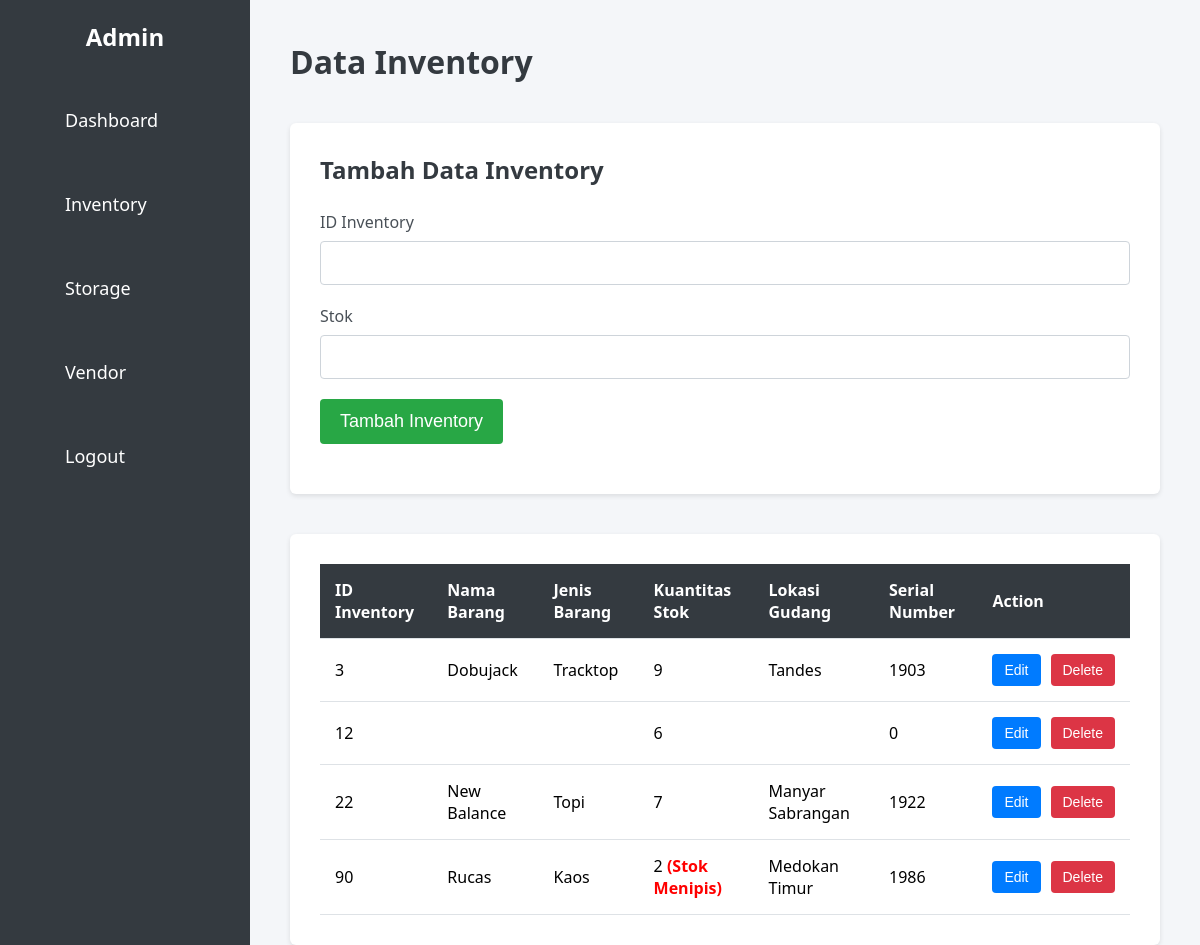
The page /inventory.php on the database its author committed.
### tables this page shows
CREATE TABLE `inventory` (
  `id_inventory` int(15) NOT NULL,
  `nama_barang` varchar(30) NOT NULL,
  `jenis_barang` varchar(30) NOT NULL,
  `kuantitas_stok` varchar(30) NOT NULL,
  `lokasi_gudang` varchar(30) NOT NULL,
  `serial_number` int(30) NOT NULL
);

### inventory.php (the view, shortened to what this page needs)
<?php
include 'koneksi.php';
?>
<!DOCTYPE html>
<html lang="en">
<head>
    <link rel="stylesheet" href="Dasboard.css">
    <div class="sidebar">
        <h2>Admin</h2>
        <ul>
            <li><a href="Dasboard.php"><i class="fas fa-tachometer-alt"></i> Dashboard</a></li>
            <li><a href="inventory.php"><i class="fas fa-chalkboard-teacher"></i> Inventory</a></li>
            <li><a href="storage.php"><i class="fas fa-building"></i> Storage</a></li>
            <li><a href="vendor.php"><i class="fas fa-user-graduate"></i> Vendor</a></li>
            <li><a href="logout.php"><i class="fas fa-user-graduate"></i> Logout</a></li>
        </ul>
    </div>
</head>
<body>
    <div class="main-content">
        <header>Data Inventory</header>
        <div class="form-container">
            <h2>Tambah Data Inventory</h2>
            <form action="inventory.php" method="POST">
                <div class="form-group">
                    <label for="id_inventory">ID Inventory</label>
                    <input type="text" id="id_inventory" name="id_inventory" required>
                </div>
                <div class="form-group">
                    <label for="kuantitas_stok">Stok</label>
                    <input type="number" id="kuantitas_stok" name="kuantitas_stok" required>
                </div>
                <div class="form-group">
                    <button type="submit" name="submit">Tambah Inventory</button>
                </div>
            </form>
        </div>
        <div class="table-container">
            <table>
                <thead>
                    <tr>
                        <th>ID Inventory</th>
                        <th>Nama Barang</th>
                        <th>Jenis Barang</th>
                        <th>Kuantitas Stok</th>
                        <th>Lokasi Gudang</th>
                        <th>Serial Number</th>
                        <th>Action</th>
                    </tr>
                </thead>
                <tbody>
                    <?php
                    $sql = "SELECT * FROM inventory";
                    $result = $conn->query($sql);
                    if ($result->num_rows > 0):
                        while($row = $result->fetch_assoc()):
                    ?>
                    <tr>
                        <td><?= htmlspecialchars($row['id_inventory']); ?></td>
                        <td><?= htmlspecialchars($row['nama_barang']); ?></td>
                        <td><?= htmlspecialchars($row['jenis_barang']); ?></td>
                        <td>
                            <?= htmlspecialchars($row['kuantitas_stok']); ?>
                            <?php if ($row['kuantitas_stok'] < 5): ?>
                                <span style="color: red; font-weight: bold;">(Stok Menipis)</span>
                            <?php endif; ?>
                        </td>
                        <td><?= htmlspecialchars($row['lokasi_gudang']); ?></td>
                        <td><?= htmlspecialchars($row['serial_number']); ?></td>
                        <td>
                            <div class="action-buttons">
                                <button type="button" class="edit-button" onclick="openEditModal('<?= htmlspecialchars($row['id_inventory']); ?>', '<?= htmlspecialchars($row['kuantitas_stok']); ?>')">
                                    <i class="fas fa-edit"></i> Edit
                                </button>
                                <form action="inventory.php" method="POST" onsubmit="return confirm('Apakah Anda yakin ingin menghapus data ini?');">
                                    <button type="submit" name="delete" class="delete-button">
                                        <i class="fas fa-trash-alt"></i> Delete
                                    </button>
                                </form>
                            </div>
                        </td>
                    </tr>
                    <?php
                        endwhile;
                    else:
                    ?>
                    <tr>
                        <td colspan="7">Tidak ada data inventory ditemukan.</td>
                    </tr>
                    <?php
                    endif;
                    ?>
                </tbody>
            </table>
        </div>
    </div>
</body>
</html>

### Dasboard.css (style rules this page uses)
* { margin: 0; padding: 0; box-sizing: border-box; }
body { font-family: Arial, sans-serif; display: flex; height: 100vh; background-color: #f4f4f4; margin: 0; }
.sidebar { width: 250px; background-color: #333; color: #fff; height: 100%; padding: 20px; position: fixed; top: 0; left: 0; overflow-y: auto; transition: width 0.3s ease; }
.sidebar h2 { margin-bottom: 20px; }
.sidebar ul { list-style: none; }
.sidebar ul li { margin-bottom: 10px; }
.sidebar ul li a { color: #fff; text-decoration: none; font-size: 18px; display: flex; align-items: center; padding: 10px; border-radius: 5px; transition: background-color 0.3s; }
.main-content { margin-left: 250px; padding: 20px; width: calc(100% - 250px); }
header { margin-bottom: 20px; }

### inventory.php (style rules this page uses)
body { font-family: 'Segoe UI', Tahoma, Geneva, Verdana, sans-serif; background-color: #f4f6f9; margin: 0; display: flex; min-height: 100vh; }
.sidebar { width: 250px; background-color: #343a40; color: #fff; position: fixed; height: 100%; overflow-y: auto; padding-top: 20px; }
.sidebar h2 { text-align: center; margin-bottom: 30px; font-size: 24px; font-weight: bold; }
.sidebar ul { list-style-type: none; padding-left: 0; }
.sidebar ul li { padding: 15px 20px; }
.sidebar ul li a { color: #fff; text-decoration: none; display: flex; align-items: center; font-size: 18px; transition: background 0.3s; }
.main-content { margin-left: 250px; padding: 40px; width: calc(100% - 250px); }
.main-content header { font-size: 32px; font-weight: bold; margin-bottom: 40px; color: #343a40; }
.form-container { background-color: #fff; padding: 30px; border-radius: 6px; box-shadow: 0 2px 5px rgba(0,0,0,0.1); margin-bottom: 40px; }
.form-container h2 { margin-bottom: 25px; color: #343a40; }
.form-group { margin-bottom: 20px; }
.form-group label { display: block; margin-bottom: 8px; color: #495057; font-weight: 500; }
.form-group input { width: 100%; padding: 12px 15px; border: 1px solid #ced4da; border-radius: 4px; font-size: 16px; color: #495057; outline: none; transition: border-color 0.3s; }
.form-group button { padding: 12px 20px; background-color: #28a745; border: none; color: #fff; font-size: 18px; border-radius: 4px; cursor: pointer; transition: background 0.3s; }
.table-container { background-color: #fff; padding: 30px; border-radius: 6px; box-shadow: 0 2px 5px rgba(0,0,0,0.1); }
table { width: 100%; border-collapse: collapse; margin-bottom: 0; }
table thead { background-color: #343a40; color: #fff; }
table th, table td { padding: 15px; text-align: left; border-bottom: 1px solid #dee2e6; }
.action-buttons { display: flex; gap: 10px; }
.action-buttons form { display: inline; }
.action-buttons button { padding: 8px 12px; border: none; border-radius: 4px; color: #fff; font-size: 14px; cursor: pointer; transition: background 0.3s; }
.action-buttons .edit-button { background-color: #007bff; }
.action-buttons .delete-button { background-color: #dc3545; }

### rows shown on the page
inventory: id_inventory "3", nama_barang "Dobujack", jenis_barang "Tracktop", kuantitas_stok "9", lokasi_gudang "Tandes", serial_number "1903"
inventory: id_inventory "12", kuantitas_stok "6", serial_number "0"
inventory: id_inventory "22", nama_barang "New Balance", jenis_barang "Topi", kuantitas_stok "7", lokasi_gudang "Manyar Sabrangan", serial_number "1922"
inventory: id_inventory "90", nama_barang "Rucas", jenis_barang "Kaos", kuantitas_stok "2", shows "(Stok Menipis)", lokasi_gudang "Medokan Timur", serial_number "1986"
